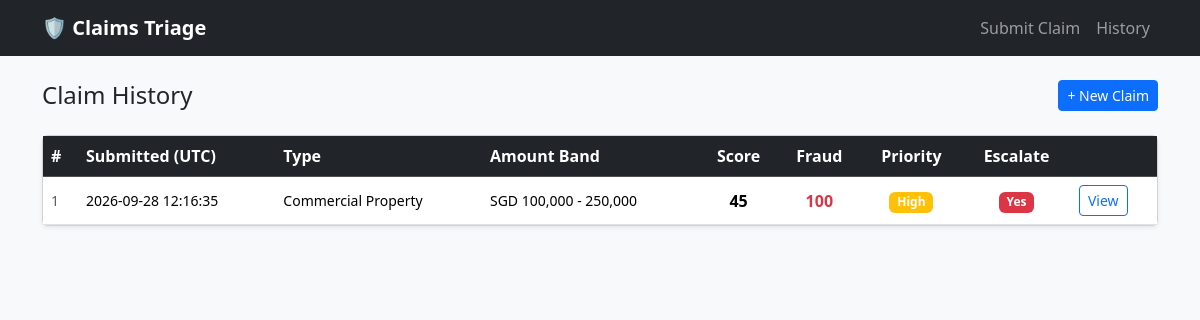
The app's page /history with its own data.
### tables this page shows
CREATE TABLE claims (
                id           INTEGER PRIMARY KEY AUTOINCREMENT,
                submitted_at TEXT    NOT NULL DEFAULT (datetime('now')),
                claim_text   TEXT    NOT NULL,
                claim_type   TEXT,
                amount_band  TEXT,
                amount_sgd   REAL,
                result_json  TEXT    NOT NULL
            );

### app/routes.py (the view)
@main.route("/history")
def history():
    rows = get_all_claims()
    claims = []
    for row in rows:
        r = json.loads(row["result_json"])
        claims.append({
            "id": row["id"],
            "submitted_at": row["submitted_at"],
            "claim_type": row["claim_type"] or "—",
            "amount_band": row["amount_band"] or "—",
            "score": r["score"],
            "fraud_score": r["fraud_score"],
            "priority": r["priority"],
            "escalate": r["escalate"],
        })
    return render_template("history.html", claims=claims)

### app/db.py (called while the page is built)
def _db_path():
    return Path(os.environ.get("DATABASE_PATH", "claims.db"))

def get_db_connection():
    conn = sqlite3.connect(_db_path())
    conn.row_factory = sqlite3.Row
    return conn

def get_all_claims():
    conn = get_db_connection()
    rows = conn.execute(
        "SELECT * FROM claims ORDER BY submitted_at DESC"
    ).fetchall()
    conn.close()
    return rows

### app/templates/history.html (shortened to what this page needs)
{% extends "base.html" %}
{% set priority_class = {
    'Critical': 'danger',
    'High':     'warning',
    'Medium':   'info',
    'Low':      'success'
} %}
{% block content %}
<div class="d-flex align-items-center justify-content-between mb-4">
  <h1 class="h4 mb-0">Claim History</h1>
  <a href="{{ url_for('main.index') }}" class="btn btn-primary btn-sm">+ New Claim</a>
</div>
{% if claims %}
<div class="card shadow-sm">
  <div class="table-responsive">
    <table class="table table-hover align-middle mb-0">
      <thead class="table-dark">
        <tr>
          <th>#</th>
          <th>Submitted (UTC)</th>
          <th>Type</th>
          <th>Amount Band</th>
          <th class="text-center">Score</th>
          <th class="text-center">Fraud</th>
          <th class="text-center">Priority</th>
          <th class="text-center">Escalate</th>
          <th></th>
        </tr>
      </thead>
      <tbody>
        {% for c in claims %}
        <tr>
          <td class="text-muted small">{{ c.id }}</td>
          <td class="small">{{ c.submitted_at }}</td>
          <td class="small">{{ c.claim_type }}</td>
          <td class="small">{{ c.amount_band }}</td>
          <td class="text-center fw-semibold">{{ c.score }}</td>
          <td class="text-center {% if c.fraud_score >= 40 %}text-danger fw-semibold{% else %}text-muted{% endif %}">
            {{ c.fraud_score }}
          </td>
          <td class="text-center">
            <span class="badge bg-{{ priority_class.get(c.priority, 'secondary') }}">
              {{ c.priority }}
            </span>
          </td>
          <td class="text-center">
            {% if c.escalate %}
              <span class="badge bg-danger">Yes</span>
            {% else %}
              <span class="badge bg-light text-muted border">No</span>
            {% endif %}
          </td>
          <td>
            <a href="{{ url_for('main.result', claim_id=c.id) }}"
               class="btn btn-outline-primary btn-sm">View</a>
          </td>
        </tr>
        {% endfor %}
      </tbody>
    </table>
  </div>
</div>
{% else %}
<div class="text-center text-muted py-5">
  <p class="fs-5">No claims submitted yet.</p>
  <a href="{{ url_for('main.index') }}" class="btn btn-primary">Submit your first claim</a>
</div>
{% endif %}
{% endblock %}

### app/templates/base.html (shortened to what this page needs)
<!doctype html>
<html lang="en">
<head>
  <link rel="stylesheet"
        href="https://cdn.jsdelivr.net/npm/bootstrap@5.3.3/dist/css/bootstrap.min.css"
>
  <link rel="stylesheet" href="{{ url_for('static', filename='style.css') }}">
</head>
<body class="bg-light">
  <nav class="navbar navbar-expand-lg navbar-dark bg-dark mb-4">
    <div class="container">
      <a class="navbar-brand fw-semibold" href="{{ url_for('main.index') }}">
        🛡️ Claims Triage
      </a>
      <div class="collapse navbar-collapse">
        <ul class="navbar-nav ms-auto">
          <li class="nav-item">
            <a class="nav-link" href="{{ url_for('main.index') }}">Submit Claim</a>
          </li>
          <li class="nav-item">
            <a class="nav-link" href="{{ url_for('main.history') }}">History</a>
          </li>
        </ul>
      </div>
    </div>
  </nav>
  <div class="container pb-5">
    {% block content %}{% endblock %}
  </div>
</body>
</html>

### records on screen
claims: id "1", submitted_at "2026-09-28 12:16:35", claim_type "Commercial Property", amount_band "SGD 100,000 - 250,000", score "45", fraud_score "100", priority "High"
